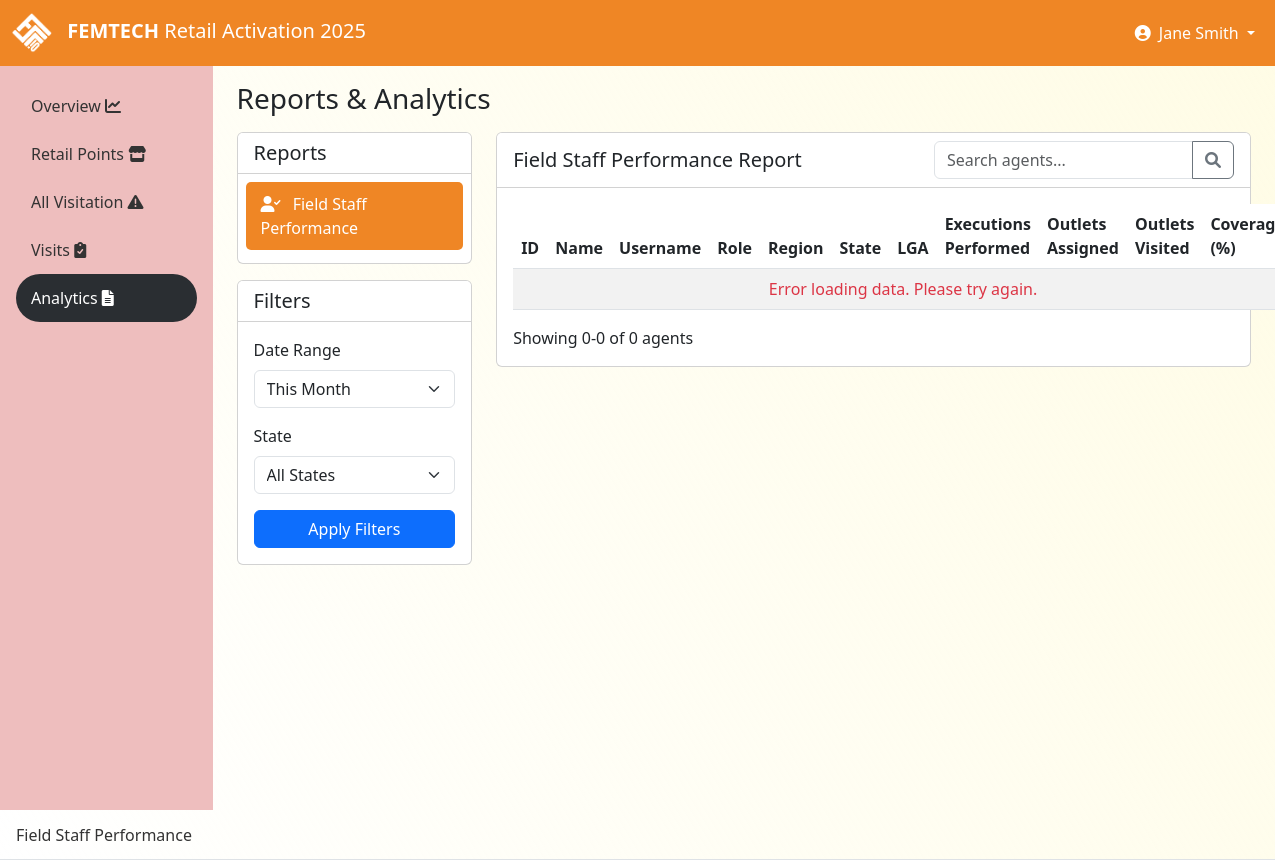
The app's page /reports (signed in) with its own data.
### tables this page shows
CREATE TABLE profile (
        id INTEGER PRIMARY KEY,
        company_name TEXT NOT NULL DEFAULT 'DANGOTE',
        app_title TEXT NOT NULL DEFAULT 'POSM Retail Activation 2025',
        primary_color TEXT NOT NULL DEFAULT '#fdcc03',
        secondary_color TEXT NOT NULL DEFAULT '#f8f9fa',
        accent_color TEXT NOT NULL DEFAULT '#343a40',
        logo_path TEXT DEFAULT 'img/dangote-logo.png',
        favicon_path TEXT DEFAULT 'img/favicon.png',
        company_address TEXT,
        company_phone TEXT,
        company_email TEXT,
        company_website TEXT,
        footer_text TEXT,
        created_at TEXT DEFAULT CURRENT_TIMESTAMP,
        updated_at TEXT DEFAULT CURRENT_TIMESTAMP
    );

### pykes/routes.py (the view)
    @app.route('/reports')
    def reports():
        if 'user_id' not in session:
            return redirect(url_for('login'))
        return render_template(
            'reports.html',
            role=session.get('role'),
            user_id=session.get('user_id')
        )

### app.py (called while the page is built)
def register_request_hooks(app):
    @app.before_request
    def before_request():
        app.logger.debug(f"Request: {request.method} {request.url} from {request.remote_addr}")
        import uuid
        request.id = str(uuid.uuid4())[:8]
    @app.after_request
    def after_request(response):
        app.logger.debug(f"Response: {response.status_code} for {request.method} {request.url}")
        response.headers['X-Request-ID'] = getattr(request, 'id', 'unknown')
        return response
    @app.teardown_appcontext
    def teardown_db(exception):
        if exception:
            app.logger.error(f"Request teardown with exception: {str(exception)}")

### pykes/config.py (called while the page is built)
    @staticmethod
    def init_app(app):
        upload_path = Path(app.config['UPLOAD_FOLDER'])
        upload_path.mkdir(parents=True, exist_ok=True)
        @app.after_request
        def security_headers(response):
            response.headers['X-Content-Type-Options'] = 'nosniff'
            response.headers['X-Frame-Options'] = 'DENY'
            response.headers['X-XSS-Protection'] = '1; mode=block'
            if app.config['SESSION_COOKIE_SECURE']:
                response.headers['Strict-Transport-Security'] = 'max-age=31536000; includeSubDomains'
            return response

### pykes/logging_config.py (called while the page is built)
    def format(self, record):
        if hasattr(record, 'request_id'):
            record.msg = f"[{record.request_id}] {record.msg}"
        log_color = self.COLORS.get(record.levelno, '')
        record.levelname = f"{log_color}{record.levelname}{self.RESET}"
        return super().format(record)

### pykes/models.py (called while the page is built)
@contextmanager
def get_db_connection():
    conn = None
    try:
        conn = sqlite3.connect(DB_PATH, timeout=30.0)
        conn.row_factory = sqlite3.Row
        conn.execute('PRAGMA foreign_keys = ON')
        conn.execute('PRAGMA journal_mode = WAL')
        conn.execute('PRAGMA synchronous = NORMAL')
        conn.execute('PRAGMA cache_size = 1000')
        conn.execute('PRAGMA temp_store = MEMORY')
        yield conn
    except sqlite3.Error as e:
        if conn:
            conn.rollback()
        logger.error(f"Database error: {str(e)}")
        raise DatabaseError(f"Database operation failed: {str(e)}")
    except Exception as e:
        if conn:
            conn.rollback()
        logger.error(f"Unexpected error in database operation: {str(e)}")
        raise
    finally:
        if conn:
            conn.close()

### templates/reports.html (shortened to what this page needs)
{% extends 'base.html' %} {% block title %}Reports - Dangote POSM{% endblock %}
 {% block content %}
<div class="container-fluid">
	<div class="d-flex justify-content-between align-items-center mb-3">
		<h1 class="h3 mb-0">Reports & Analytics</h1>
	</div>
	<div class="row">
		<div class="col-md-3 mb-4">
			<div class="card">
				<div class="card-header bg-white">
					<h5 class="card-title mb-0">Reports</h5>
				</div>
				<div class="card-body p-2">
					<div class="list-group list-group-flush">
						{% if role == 'field_agent' %}
						<div
							class="report-nav-item active"
							data-report="agentPerformanceReportSection"
						>
							<i class="fas fa-user-check"></i> Field Staff Performance
						</div>
						{% endif %}
					</div>
				</div>
			</div>
			<div class="card mt-3 d-none d-md-block">
				<div class="card-header bg-white">
					<h5 class="card-title mb-0">Filters</h5>
				</div>
				<div class="card-body">
					<div class="mb-3">
						<label class="form-label">Date Range</label>
						<select class="form-select" id="dateRangeFilter">
							<option value="month" selected>This Month</option>
						</select>
					</div>
					<div class="mb-3">
						<label class="form-label">State</label>
						<select class="form-select" id="stateFilter">
							<option value="all" selected>All States</option>
						</select>
					</div>
					<div class="d-grid">
						<button class="btn btn-primary" id="applyFiltersBtn">
							Apply Filters
						</button>
					</div>
				</div>
			</div>
		</div>
		<div class="col-md-9">
			<div
				class="report-section {% if role == 'field_agent' %}active-report{% endif %}"
				id="agentPerformanceReportSection"
			>
				<div class="card mb-4">
					<div
						class="card-header bg-white d-flex justify-content-between align-items-center"
					>
						<h5 class="card-title mb-0">Field Staff Performance Report</h5>
						<div class="input-group" style="max-width: 300px">
							<input
								type="text"
								class="form-control"
								id="agentSearchInput"
								placeholder="Search agents..."
							/>
							<button
								class="btn btn-outline-secondary"
								type="button"
								id="agentSearchBtn"
							>
								<i class="fas fa-search"></i>
							</button>
						</div>
					</div>
					<div class="card-body">
						<div id="agentPerformanceTableContainer">
							<table class="table table-striped">
								<thead>
									<tr>
										<th>ID</th>
										<th>Name</th>
										<th>Username</th>
										<th>Role</th>
										<th>Region</th>
										<th>State</th>
										<th>LGA</th>
										<th>Executions Performed</th>
										<th>Outlets Assigned</th>
										<th>Outlets Visited</th>
										<th>Coverage (%)</th>
									</tr>
								</thead>
								<tbody id="agentPerformanceTableBody">
								</tbody>
							</table>
							<div
								class="d-flex justify-content-between align-items-center mt-3"
							>
								<div>
									<span id="agentPaginationInfo">Showing 0-0 of 0 agents</span>
								</div>
							</div>
						</div>
					</div>
				</div>
			</div>
		</div>
	</div>
</div>
{% endblock %} {% block scripts %}
<ul class="nav nav-tabs" id="reportTabs" role="tablist">
	<li class="nav-item" role="presentation">
		<button
			class="nav-link"
			id="agent-performance-tab"
			data-bs-toggle="tab"
			data-bs-target="#agent-performance"
			type="button"
			role="tab"
			aria-controls="agent-performance"
			aria-selected="false"
		>
			Field Staff Performance
		</button>
	</li>
</ul>
{% endblock %}

### templates/base.html (shortened to what this page needs)
<!DOCTYPE html>
<html lang="en">
<head>
    <link href="https://cdn.jsdelivr.net/npm/bootstrap@5.3.0-alpha1/dist/css/bootstrap.min.css" rel="stylesheet">
    <link rel="stylesheet" href="https://cdnjs.cloudflare.com/ajax/libs/font-awesome/6.0.0/css/all.min.css">
</head>
<body>
    <nav class="navbar navbar-expand-lg navbar-dark bg-primary-dangote">
        <div class="container-fluid">
            <a class="navbar-brand" href="/">
                {% if profile.logo_path %}
                    <img src="{{ url_for('static', filename=profile.logo_path) }}" alt="{{ profile.company_name }} Logo" class="login-logo">
                {% else %}
                    <img src="{{ url_for('static', filename='img/dangote-logo.png') }}" alt="{{ profile.company_name }} Logo" class="login-logo">
                {% endif %}
                <span class="logo-text">{{ profile.company_name }}</span> <span class="d-none d-md-inline">{{ profile.app_title.split('POSM')[-1].strip() if 'POSM' in profile.app_title else 'Retail Activation 2025' }}</span>
            </a>
            <div class="collapse navbar-collapse" id="navbarNav">
                <ul class="navbar-nav ms-auto">
                    {% if session.user_id %}
                    <li class="nav-item dropdown">
                        <a class="nav-link dropdown-toggle text-white" href="#" id="navbarDropdown" role="button" data-bs-toggle="dropdown">
                            <i class="fas fa-user-circle me-1"></i> {{ session.full_name }}
                        </a>
                    </li>
                    {% endif %}
                </ul>
            </div>
        </div>
    </nav>
    <div class="container-fluid">
        <div class="row">
            {% if session.user_id %}
            <div class="col-md-2 sidebar p-0 d-none d-md-block">
                <div class="d-flex flex-column p-3">
                    <ul class="nav nav-pills flex-column mb-auto">
                        <li class="nav-item">
                            <a href="{{ url_for('index') }}" class="nav-link {% if request.path == url_for('index') %}active{% endif %}">
                                Overview  <i class="fas fa-chart-line me-2"></i>
                            </a>
                        </li>
                        <li class="nav-item">
                            <a href="{{ url_for('outlets') }}" class="nav-link {% if request.path == url_for('outlets') %}active{% endif %}">
                                Retail Points  <i class="fas fa-store me-2"></i>
                            </a>
                        </li>
                        <li class="nav-item">
                            <a href="{{ url_for('all_visitation') }}" class="nav-link {% if request.path == url_for('all_visitation') %}active{% endif %}">
                                All Visitation  <i class="fas fa-exclamation-triangle me-2"></i>
                            </a>
                        </li>
                        <li class="nav-item">
                            <a href="{{ url_for('executions') }}" class="nav-link {% if request.path == url_for('executions') %}active{% endif %}">
                                Visits  <i class="fas fa-clipboard-check me-2"></i>
                            </a>
                        </li>
                        <li class="nav-item">
                            <a href="{{ url_for('reports') }}" class="nav-link {% if request.path == url_for('reports') %}active{% endif %}">
                                Analytics  <i class="fas fa-file-alt me-2"></i>
                            </a>
                        </li>
                    </ul>
                </div>
            </div>
            <div class="col-md-10 pt-3 main-content">
            {% else %}
            <div class="col-12 pt-3 main-content">
            {% endif %}
                {% block content %}{% endblock %}
            </div>
        </div>
    </div>
    {% block scripts %}{% endblock %}
</body>
</html>

### records on screen
profile: logo_path (picture), company_name "FEMTECH", app_title "Retail Activation 2025"

### other values on screen
{{ session.full_name }} "Jane Smith"
